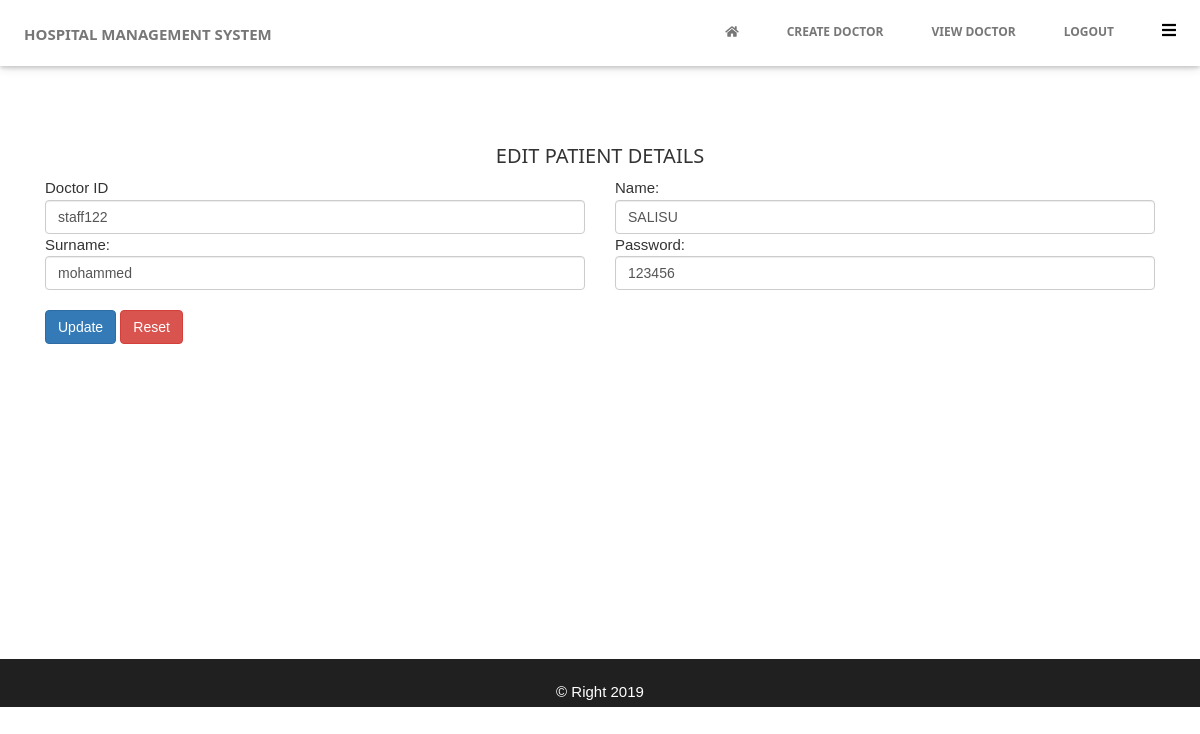
The page /admin/edit_doctor.php?id=1 on the database its author committed.
### tables this page shows
CREATE TABLE `doctor` (
  `id` int(222) NOT NULL,
  `doctor_id` varchar(20) NOT NULL,
  `name` text NOT NULL,
  `surname` text NOT NULL,
  `email` varchar(100) NOT NULL,
  `password` varchar(100) NOT NULL
);

### admin/edit_doctor.php (the view, shortened to what this page needs)
<?php
$id = $_GET['id'];
$mysqli = new mysqli('localhost','root','','hospital');
$rcq = mysqli_query($mysqli, "select * From doctor Where id = '$id'");
$rw = mysqli_fetch_array($rcq);
$doctor_id = $rw['doctor_id'];
  $surname = $rw['surname'];
  $name = $rw['name'];
 $password = $rw['password'];
?>
<!DOCTYPE html>
<html>
<head>
      <link rel="stylesheet" href="css/bootstrap.min.css">
       <link rel="stylesheet" href="css/w3.css">
       <link rel="stylesheet" href="css/css.css">
       <link rel="stylesheet"  href="fontawesome/web-fonts-with-css/css/fontawesome-all.min.css">
</head>
<body>   <?php include 'admin_nav.php'; ?>
<div class="container">
 <br>
 <br>
  <br>
 <br>
  <div class="table-responsive">
<br>
<br>
<h4 align="center">EDIT PATIENT DETAILS</h4>
<form action="edit_doctor.php" method="post" enctype="multipart/form-data" name="form1" id="form1">
        <div class="col-lg-6">
          Doctor ID
     <input type="text" class="form-control" name="doctor_id" id="staff_id" value="<?php echo $doctor_id ;?>" />
   </div>
        <div class="col-lg-6">
          Name:
      <input type="text" name="name" id="name" class="form-control"  value="<?php echo $name ;?>"/>
    </div>
        <div class="col-lg-6">
            Surname:
      <input type="text" name="surname" id="surname" class="form-control"  value="<?php echo $surname ;?>"/>
    </div>
     <div class="col-lg-6">
            Password:
      <input type="text" name="password" id="surname" class="form-control"  value="<?php echo $password ;?>"/>
    </div>
   <div class="col-lg-6" style="margin-top:20px">
    <button class="btn btn-primary" name="submit" value="submit">Update</button>
      <button class="btn btn-danger" name="reset" value="reset">Reset</button>
    </div>
</form>
</div>
</div>
<br>
<div class="footer" style="height:50px ;margin-top:290px; text-align: center; color:white; border-top:2px solid white; background-color:#202020;" ><br> &copy Right 2019</div>
</body>
</html>

### admin/css/w3.css (style rules this page uses)
*,*:before,*:after { box-sizing:inherit }
html { -ms-text-size-adjust:100%;-webkit-text-size-adjust:100% }
body { margin:0 }
button,input,select,textarea { font:inherit;margin:0 }
button,input { overflow:visible }
button,select { text-transform:none }
button,html [type=button],[type=reset],[type=submit] { -webkit-appearance:button }
html,body { font-family:Verdana,sans-serif;font-size:15px;line-height:1.5 }
html { overflow-x:hidden }
h1,h2,h3,h4,h5,h6,.w3-slim,.w3-wide { font-family:"Segoe UI",Arial,sans-serif }
h4 { font-size:20px }
h1,h2,h3,h4,h5,h6 { font-weight:400;margin:10px 0 }

### rows shown on the page
doctor: doctor_id "staff122", name "SALISU", surname "mohammed", password "123456"
